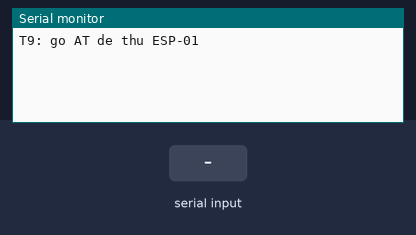
The sketch below on a simulated Arduino Mega 2560, built with avr-gcc and run on an emulated ATmega2560. Parts: the last lines printed to the serial monitor. The test bench sets the inputs (shaded band).

Above: at 1.2 s.
1.3 s: "1" received over the second serial link
At 1.8 s:
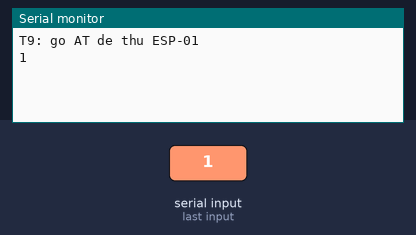
2.8 s: "0" received over the second serial link
At 4.1 s:
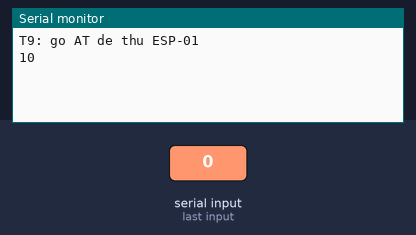

Measured:
- after the input at 1.3 s, the serial monitor: prints a new line at once (image 1)
- after the input at 2.8 s, the serial monitor: prints a new line at once (image 2)

The sketch:

T9_ESP_QuaMega.ino
```cpp
// T9 — Nói chuyện với ESP-01 qua Mega (Serial1 = chân D18 TX1 / D19 RX1, qua module chuyển mức).
// Mega chỉ chuyển tiếp: máy tính ↔ Mega (USB) ↔ ESP-01.
// Serial Monitor: tốc độ 115200, chọn "Both NL & CR". Gõ AT → phải trả về OK.
// Không thấy gì: đổi ESP_BAUD thành 9600 (một số ESP-01 xuất xưởng ở 9600) rồi nạp lại.

const long ESP_BAUD = 115200;

void setup() {
  Serial.begin(115200);
  Serial1.begin(ESP_BAUD);
  Serial.println(F("T9: go AT de thu ESP-01"));
}

void loop() {
  while (Serial.available())  Serial1.write(Serial.read());   // máy tính → ESP
  while (Serial1.available()) Serial.write(Serial1.read());   // ESP → máy tính
}
```
